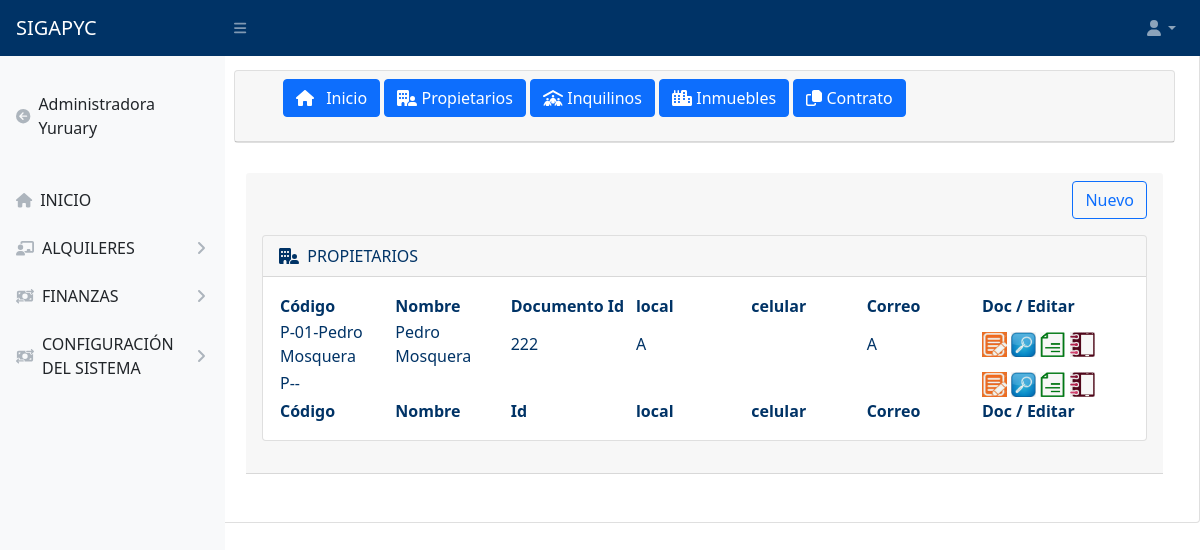
/index.php?url=propietarios, run on the app's committed database.
### tables this page shows
CREATE TABLE `propietario` (
  `id_prop` varchar(10) NOT NULL COMMENT 'id propietario',
  `cod_prop` varchar(75) NOT NULL,
  `nom_prop` varchar(50) NOT NULL COMMENT 'nombre',
  `ape_prop` varchar(50) NOT NULL COMMENT 'apellido',
  `nac_prop` varchar(20) NOT NULL COMMENT 'nacionalidad propietario',
  `ci_prop` varchar(50) NOT NULL COMMENT 'cedula',
  `rif_prop` varchar(50) NOT NULL COMMENT 'rif propietario',
  `loc_prop` varchar(20) NOT NULL COMMENT 'tel local propietario',
  `cel_prop` varchar(20) NOT NULL COMMENT 'tel celular propietario',
  `cor_prop` varchar(20) NOT NULL COMMENT 'correo propietario',
  `est_prop` varchar(20) NOT NULL COMMENT 'estado propietario',
  `mun_prop` varchar(30) NOT NULL COMMENT 'municipio propietario',
  `par_prop` varchar(30) NOT NULL COMMENT 'parroquia propietario',
  `dir_prop` varchar(100) NOT NULL COMMENT 'direccion propietario',
  `ofi_prop` varchar(50) NOT NULL COMMENT 'direccion de oficina',
  `tip_prop` varchar(20) NOT NULL COMMENT 'tipo de propietario'
);

### controladores/plantilla.controlador.php (called while the page is built)
<?php
class controladorPlantilla{
public function ctrtraeplantilla(){
include "vistas/plantilla.php";
}
}

### index.php (called while the page is built)
<?php
require_once "controladores/plantilla.controlador.php";
require_once "controladores/formularios.comtrolado.php";
require_once "modelos/formulario.modelo.php";
$plantilla = new controladorPlantilla();
$plantilla -> ctrtraeplantilla();

### controladores/formularios.comtrolado.php (called while the page is built, shortened)
<?php
class ControladorFormulario{
    static public function ctrselccionarlistaPropietarios(){
        $tabla = "propietario";
        $respuestas =  modeloFormularios::mdlselccionarPropietraios($tabla,null,null);
        return $respuestas;
    }
}

### modelos/conexcion.php (called while the page is built)
<?php
class conexcion{
 static public function conectar(){
     $limk = new PDO("mysql:host=localhost;dbname=yomulite_alquileres","root","");
     $limk -> exec("set names utf8");
     return $limk;
 }
}

### modelos/formulario.modelo.php (called while the page is built, shortened)
<?php
require_once "conexcion.php";
class modeloFormularios{
  static public function mdlselccionarPropietraios($tabla,$iten,$valor){
    If($iten == null && $valor == null){
      $stmt = conexcion::conectar()->prepare("SELECT * FROM $tabla");
      $stmt->execute();
      return $stmt -> fetchAll();
    }else{
      $stmt = conexcion::conectar()->prepare("SELECT * FROM $tabla WHERE $iten = :$iten");
      $stmt ->bindParam(":".$iten, $valor, PDO::PARAM_STR);
      $stmt->execute();
      return $stmt -> fetch();
    }
}
}

### vistas/paginas/propietarios.php (the view, shortened to what this page needs)
<?php include("menuNavegacion.php"); ?>
<div class="container">
    <div class="card-header">
        <div style="text-align: right;">
        <ol>
                <a class="btn btn-outline-primary" href="index.php?url=ingresar_propietarios" role="button">Nuevo</a>
            </ol>
        </div>
        <?php
            $usuario = ControladorFormulario::ctrselccionarlistaPropietarios();
            ?>
        <div class="card mb-4">
            <div class="card-header">
            <i class="fa-solid fa-building-user"></i>&nbsp;
                PROPIETARIOS
            </div>
            <div class="card-body">
                <table id="datatablesSimple">
                    <thead>
                        <tr>
                            <th width="10%">Código</th>
                            <th width="10%">Nombre</th>
                            <th width="10%">Documento Id</th>
                            <th width="10%">local </th>
                            <th width="10%">celular </th>
                            <th width="10%">Correo</th>
                             <th width="10%">Doc / Editar</th>
                       </tr>
                    </thead>
                    <tfoot>
                        <tr>
                            <th width="10%">Código</th>
                            <th width="10%">Nombre</th>
                            <th width="10%">Id</th>
                            <th width="10%">local </th>
                            <th width="10%">celular </th>
                            <th width="10%">Correo</th>
                             <th width="10%">Doc / Editar</th>
                       </tr>
                    </tfoot>
                    <tbody>
                            <?php foreach ($usuario as $key => $value): ?>
                            <tr>
                                    <td><?php echo (trim($value['cod_prop']));?></td>
                                    <td><?php echo $value["nom_prop"]; ?><?php echo $value["ape_prop"]; ?></td>
                                    <td><?php echo $value["ci_prop"];?></td>
                                    <td><?php echo $value["loc_prop"];?></td>
                                    <td><?php echo $value["cel_prop"];?></td>
                                    <td><?php echo $value["cor_prop"];?></td>
                                    <td>
                                        <div class="btn-group">
                                        <a href='#' ><img src='img/editar.png'  width=25 height=25 ></a> &nbsp;
                                        <a href='#' target='_blank'><img src='img/ver.png' width=25 height=25  alt='Ver'></a> &nbsp;
                                        <a href='#' target='_blank'><img src='img/mandato.png' width=25 height=25  alt='Mandato'></a> &nbsp;
                                        <a href='#'><img src='img/bitacora.png' width=25 height=25  alt='Bitacora'> </a> &nbsp;
                                        </div>
                                    </td>
                                </tr>
                            <?php endforeach ?>
                    </tbody>
                </table>
            </div>
        </div>
    </div>
</div>

### vistas/plantilla.php (shortened to what this page needs)
<!DOCTYPE html>
<html lang="es">
<head>
    <link href="https://cdn.jsdelivr.net/npm/simple-datatables@latest/dist/style.css" rel="stylesheet" />
    <link href="css/styles.css" rel="stylesheet" />
</head>
<body class="sb-nav-fixed">
        <?php
            include "paginas/top.php";
        ?>
    <div id="layoutSidenav">
        <div id="layoutSidenav_nav">
            <?php
                include "paginas/menulateral.php";
            ?>
        </div>
        <div id="layoutSidenav_content">
                <div class="card mb-4">
                    <div class="container-fluid px-4">
                        <?php
                            if(isset($_GET["url"])){
                                if($_GET["url"] == "registro" ||
                                $_GET["url"] == "menuprincipal" ||
                                $_GET["url"] == "propietarios" ||
                                $_GET["url"] == "alquileres" ||
                                $_GET["url"] == "ingresar_propietarios" ){
                                    include "paginas/".$_GET["url"].".php";
                                }else{
                                    include "paginas/error404.php";
                                }
                            }else{
                            include "paginas/inicio.php";
                            }
                        ?>
                    </div>
                </div>
        </div>
</body>
</html>

### vistas/paginas/top.php (shortened to what this page needs)
<nav class="sb-topnav navbar navbar-expand navbar-dark bg-dark">
        <a class="navbar-brand ps-3" href="principal.php">SIGAPYC</a>
        <button class="btn btn-link btn-sm order-1 order-lg-0 me-4 me-lg-0" id="sidebarToggle" href="#!"><i class="fas fa-bars"></i></button>
        <ul class="navbar-nav ms-auto me-0 me-md-3 my-2 my-md-0">
            <li class="nav-item dropdown">
                <a class="nav-link dropdown-toggle" id="navbarDropdown" href="#" role="button" data-bs-toggle="dropdown" aria-expanded="false"><i class="fas fa-user fa-fw"></i></a>
            </li>
        </ul>
    </nav>

### vistas/paginas/menulateral.php (shortened to what this page needs)
<nav class="sb-sidenav accordion sb-sidenav-light" id="sidenavAccordion">
    <div class="sb-sidenav-menu">
    <div class="nav"><br>
            <a class="nav-link" href="principal.php">
                <div class="sb-nav-link-icon"><i class="fa-solid fa-circle-arrow-left"></i></div>
                Administradora Yuruary
            </a><br>
            <a class="nav-link" href="index.php?url=menuprincipal">
                <div class="sb-nav-link-icon"><i class="fa-solid fa-home"></i></div>
                INICIO
            </a>
            <a class="nav-link collapsed" href="#" data-bs-toggle="collapse" data-bs-target="#collapsealquileres" aria-expanded="false" aria-controls="collapsealquileres">
                <div class="sb-nav-link-icon"><i class="fa-solid fa-chalkboard-user"></i></div>
                ALQUILERES
                <div class="sb-sidenav-collapse-arrow"><i class="fas fa-angle-down"></i></div>
            </a>
            <a class="nav-link collapsed" href="#" data-bs-toggle="collapse" data-bs-target="#collapsefinanzas" aria-expanded="false" aria-controls="collapsefinanzas">
                <div class="sb-nav-link-icon"><i class="fa-solid fa-money-bill-transfer"></i></div>
                FINANZAS
                <div class="sb-sidenav-collapse-arrow"><i class="fas fa-angle-down"></i></div>
            </a>
            <a class="nav-link collapsed"  href="#" data-bs-toggle="collapse" data-bs-target="#collapsesistema" aria-expanded="false" aria-controls="collapsesistema">
                <div class="sb-nav-link-icon"><i class="fa-solid fa-money-bill-transfer"></i></div>
                        CONFIGURACIÓN DEL SISTEMA
                <div class="sb-sidenav-collapse-arrow"><i class="fas fa-angle-down"></i></div>
            </a>
        </div>
    </div>
</nav>

### vistas/paginas/menuNavegacion.php
<div class="card">
        <div class="card-header">
            <ol>
                <a type="button" class="btn btn-primary" href="index.php?url=alquileres"> <i class="fas fa-home me-2"></i> Inicio</a>
                <a type="button" class="btn btn-primary" href="index.php?url=propietarios"> <i class="fa-solid fa-building-user"></i> Propietarios</a>
                <a type="button" class="btn btn-primary" href="inquilinos.php"> <i class="fa-solid fa-people-roof"></i> Inquilinos</a>
                <a type="button" class="btn btn-primary" href="inmuebles.php"> <i class="fa-solid fa-city"></i> Inmuebles</a>
                <a type="button" class="btn btn-primary" type="button" class="btn btn-primary"  href="documentos.php"> <i class="fa-regular fa-copy"></i> Contrato</a>
            </ol>
        </div>
    </div>

### data on the page
propietario: cod_prop "P-01-Pedro Mosquera", nom_prop "Pedro", ape_prop "Mosquera", ci_prop "222", loc_prop "A", cor_prop "A"
propietario: cod_prop "P--"
